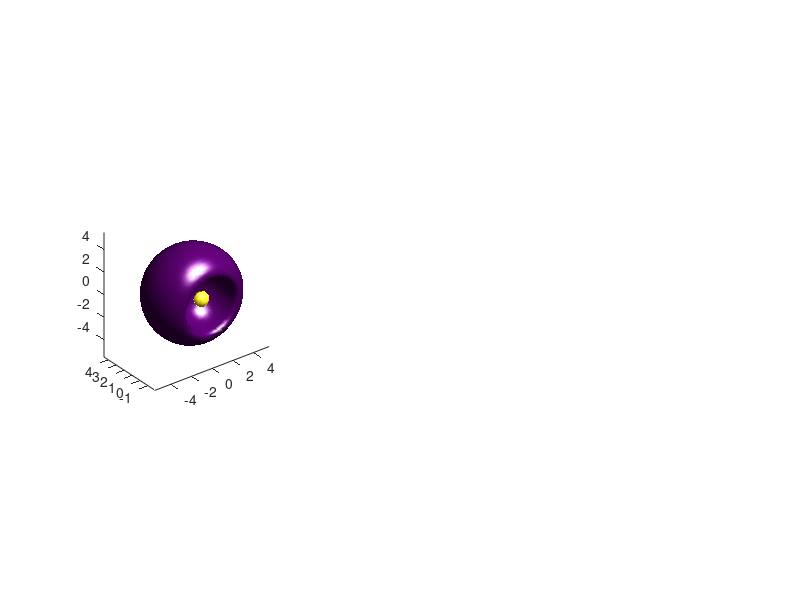

This chart was generated by the following MATLAB code: (Note: this script raises an error after producing the figure.)
% Plot sp2

%            Mix and make your own hybrid orbitals!
% 
% PlotHydrogenMolecularOrbital is a function designed to plot a hydrogen
% orbital. The orbital is defined by the quantum numbers, which in tern
% determine the number of nodes and harmonic frequencies observed in the
% wavefunction. This program is intended both to display the functions and
% to allow the user to mix and match wave functions (such as for hybrid
% orbitals).
% 
% Radial nodes are determined by Laguerre polynomials, and angular nodes by 
% Legendre polynomials. Details of the calculation are in the radial wave 
% function and angular wave function sections.
% 
% -------------------------------------------------------------------------
% Some notes on the calculation
%  
% Remember that all spatial lengths (angstroms, meters, etc.) are real! 
% you may need to play with the settings to get the plot that you want.
% 
% As the orbital increases in size, increase cons.spatialLen to see it all
% If orbital is missing parts, maybe decrease cons.cutoff by a magnitude
% Increase cons.resolution to make the plot prettier 
%     remember this makes an N^3 increase in computional time
% The wave function is a cubic 3D vector. Keep that in mind when making
%     hybrid orbitals
% Some XYZ axis rotations were needed to align the calculations to Matlab's
%     polar 3D space. 
% 
% -------------------------------------------------------------------------
% notes on the plots
% 
% a small function "makeColors" is included to give some preloaded color
%     values. This is useful for coloring the skin of the orbitals
% the functions PlotSolidIsosurface, PlotCrossSectionIsosurface, and
%     PlotWaveFnSignIsosurface are a good start to visualizing the data
% PlotCrossSectionIsosurface has a color bar. These are multiples of the
%     cutoff value labeled in cons.cutoff
% The cons.sliceStyle2 option is a boolean that switches the clipping plane
%     from YZ to XZ in the PlotCrossSectionIsosurface plot. This is useful
%     for visualizing the inside of certain orbitals
% 

%% main function

% this function constructs an atomic orbital based on the spherical hamonic
% simple interpretaion of the hydrogen atom.

function PlotHydrogenMolecularOrbital_sp2
%--------------------------------------------------------------------------
% define constants and orbital shape

% quantum numbers
n = 2;           % principal quantum number (shell #)
% l = 1;           % orbital quantum number (subshell type: s, p, d, f, etc.)
% m = 0;           % magnetic quantum number (orientation of subshell)

% constants: shape and cutoffs of 3D plots (needs fiddling to get a good plot)
cons.cutoff     = 2 * 10^(28); % electron density cutoff (where to put isosurface)
cons.resolution = 75;             % number of calculations per XYZ dimension   
cons.spatialLen = 3;             % length of physical space to view over (angstroms)

% constants: scale size of plot (don't play with)
cons.scale      = 10^(-9.5);         % scaling length of calculation (meters)
cons.meters2ang = 10^(-10);          % convert meters to angstroms
cons.a0         = 5.2820 * 10^(-11); % Bohr radius (meters)

% constants: orbital name and color (doesn't affect calculation)
[ColorIs]        = makeColors;        % load color values
% cons.orbitName   = orbitNameIs(n,l,m);% name that appears in figure titles
cons.outerColor  = ColorIs.red;       % color of isosurface
cons.sliceStyle2 = false;             % alternate clip plane for PlotCrossSectionIsosurface

%--------------------------------------------------------------------------
% generate XYZ space, convert to spherical radius, theta, and phi

[xSpace, ySpace, zSpace] = make3Dspace(cons);
[theta, phi, r] = convert2polar(xSpace, ySpace, zSpace);

%--------------------------------------------------------------------------
% plot figure

%      xy location on screen, xy dimensions of figure
%                   x    y    x     y
figure('Position', [100, 500, 1500, 500]);


l = 0;
m = 0;
WaveFn_2s = psiCalculation(n,l,m,r,theta,phi,cons);

l = 1;
m = 0;
WaveFn_2px = psiCalculation(n,l,m,r,theta,phi,cons);

l = 1;
m = 1;
WaveFn_2py = psiCalculation(n,l,m,r,theta,phi,cons);

l = 1;
m = -1;
WaveFn_2pz = psiCalculation(n,l,m,r,theta,phi,cons);

WaveFn_sp2_1 = sqrt(1/3) * (WaveFn_2s + sqrt(2) * WaveFn_2pz);
WaveFn_sp2_2 = sqrt(1/3) * (WaveFn_2s - sqrt(0.5) * WaveFn_2px - sqrt(1.5) * WaveFn_2py);
WaveFn_sp2_3 = sqrt(1/3) * (WaveFn_2s - sqrt(0.5) * WaveFn_2px + sqrt(1.5) * WaveFn_2py);

subplot(1,3,1);
WaveFn = WaveFn_sp2_1;
cons.orbitName   = 'sp2_1';
PlotWaveFnSignIsosurface(xSpace, ySpace, zSpace, WaveFn, cons);

subplot(1,3,2);
WaveFn = WaveFn_sp2_2;
cons.orbitName   = 'sp2_2';
PlotWaveFnSignIsosurface(xSpace, ySpace, zSpace, WaveFn, cons);

subplot(1,3,3);
WaveFn = WaveFn_sp2_3;
cons.orbitName   = 'sp2_3';
PlotWaveFnSignIsosurface(xSpace, ySpace, zSpace, WaveFn, cons);

end



%==========================================================================
%%                      calculate wave function
%==========================================================================

% the wave function is a 3D vector of size [resolution, resolution, resolution]
% calculate it by multiplying each element of the radial and angular components
function [WaveFn] = psiCalculation(n,l,m,r,theta,phi,cons)
WaveFn = radialCalculation(n,l,r,cons) .* angularCalculation(l,m,theta,phi);

% correction 1: remove NaN at atomic nucleus
center = ceil(cons.resolution/2);
WaveFn(center, center, center) = 0;

% correction 2: flip wave function properly when m < 0
if (m < 0 )
    WaveFn = permute(WaveFn, [2 1 3]);
end

end

%% radial wave function

% the radial component is composed of two parts: an exponential term and a
% polynomial term. The exponential term adds attraction to the nucleus of
% the atom. The polynomial term adds electron shell harmonics to create
% nodal spheres

function [RadialFn] = radialCalculation(n,l,r,cons)

% import contants
a0 = cons.a0;

% scaling factors
scalFac1 = sqrt((2/(a0*n))^3 * factorial(n-l-1)/(2*n*factorial(n+l)));
scalFac2 = 1/factorial(n - l + 2*l);

% Part 1:  exponential component (attraction to nucleus)
nuclearComponent = (2*r/(a0*n)) .* exp(-r/(a0*n));

% Part 2:  polynomial component (generates radial nodes)
radialNodeComponent = LaguerrePolynomial(n-l-1, 2*l+1, 2*r/(a0*n));

% combine components to calculate radial wave function
RadialFn = scalFac1 * scalFac2 * nuclearComponent .* radialNodeComponent;

end

% use Laguerre polynomials to introduce nodal spheres into radial function
function [NodalFn] = LaguerrePolynomial(n,m,r)

% initiate polynomial function
NodalFn = zeros(size(r));

% add n coefficient terms to the polynomial
for i = 0:n
    polynomialCoeff = factorial(m+n) * nchoosek(m+n,n-i) / factorial(i);
    NodalFn = NodalFn + polynomialCoeff * (-r).^i;
end

end

%% angular wave function

% the angular component is a cosine function with Legendre polynomials used
% to add nodal planes.

function [AngularFn] = angularCalculation(l,m,theta,phi)

if (abs(m) == 2)
    m = -m;
end
if (m == -2)
    phi = phi + pi/4;
end

% normalization and scaling factors
normFac = abs(sign(m)*(2^0.5) + (sign(abs(m)) - 1)*2);
scalFac = sqrt((2*l+1) / (4*pi) * factorial(l-abs(m)) / factorial(l+abs(m)));

% add nodes to spherical harmonics functions
SphFn1 = scalFac * LegendrePolynomial(l,m,cos(theta))  .* exp(1i*m*phi);
SphFn2 = scalFac * LegendrePolynomial(l,-m,cos(theta)) .* exp(1i*-m*phi);

AngularFn = (SphFn1 + SphFn2) / normFac;

end

% use Legendre polynomials to introduce nodal planes into angular function
function [NodalFn] = LegendrePolynomial(l,m,x)

% initiate polynomial function
NodalFn = zeros(size(x));
numCoeffs = floor(1/2*l - 1/2*abs(m));

% add n coefficient terms to the polynomial
for n = 0:numCoeffs
    polynomialCoeff = (-1)^n * nchoosek(l-2*n,abs(m)) * nchoosek(l,n) * nchoosek(2*l-2*n,l);
    exponent = l - 2*n - abs(m);
    NodalFn = NodalFn + polynomialCoeff * x.^exponent;
end
NodalFn = (-1)^m * (1-x.^2).^(abs(m)/2) .* (factorial(abs(m))/2^l*NodalFn);

end

%==========================================================================
%%               generate 3D space (X Y Z theta phi r)
%==========================================================================

% generate 3D cartesian space based on inputs
function [xSpace, ySpace, zSpace] = make3Dspace(cons)

% import dimensions and scaling factors
resolution = cons.resolution;
spatialLen = cons.spatialLen;
scale      = cons.scale;

% generate XYZ space using meshgrid
xRange = linspace(-spatialLen, spatialLen, resolution) * scale;
yRange = linspace(-spatialLen, spatialLen, resolution) * scale;
zRange = linspace(-spatialLen, spatialLen, resolution) * scale;
[xSpace, ySpace, zSpace] = meshgrid(xRange, yRange, zRange);

end

% most of this function is equivalent to the "cart2sph" function.
% Matlab interprets angles a little differently than a classic calculus
% textbook, as in the engineering-style of polar coordinatles.
% phi and theta are swapped, and the zero-angle is at a -pi/2 angle. 
% Consequently we manually convert the points here.
function [theta, phi, r] = convert2polar(x, y, z)

r     = sqrt(x.^2+y.^2+z.^2);
theta = acos(z./r);     % this is "phi" in the "cart2sph" function
phi   = atan2(y,x);     % this is "theta" in the "cart2sph" function

end

%==========================================================================
%%                      plot wave functions
%==========================================================================

% load up some useful color values
function [ColorIs] = makeColors

ColorIs.red    = [1 0 0];
ColorIs.green  = [0 1 0];
ColorIs.blue   = [0 0 1];

ColorIs.purple = [1 0 1];
ColorIs.cyan   = [0 1 1];
ColorIs.yellow = [1 1 0];

ColorIs.black  = [0 0 0];
ColorIs.grey   = [0.3 0.3 0.3];

end

% convert n l m into a useful name
function [orbitName] = orbitNameIs(n,l,m)
subShells = {'s', 'p', 'd', 'f', 'g', 'h', 'i', 'j', 'k', 'l', 'm'};
thisM = [num2str(m) num2str(m)];
thisMtmp = num2str(m);
for j = 1:length(thisMtmp)
    thisM(2 * j - 1) = '_';
    thisM(2 * j) = thisMtmp(j);
end
orbitName = [num2str(n) subShells{l+1} thisM];
end

% plot a solid isosurface of the orbital
function PlotSolidIsosurface(xSpace, ySpace, zSpace, WaveFn, cons)

% import dimensions and scaling factors
spatialLen = cons.spatialLen;
meters2ang = cons.meters2ang;
cutoff     = cons.cutoff;
orbitName  = cons.orbitName;
isoColor   = cons.outerColor;

% square the wavefunction to make an electron density map
WaveFn2 = WaveFn .* conj(WaveFn);

% convert inputs to convenient numbers and values
x = xSpace / meters2ang;
y = ySpace / meters2ang;
z = zSpace / meters2ang;
v = WaveFn2 / cutoff;

% patch and interpret isosurface for better coloration
p = patch(isosurface(x,y,z,v,1));
isonormals(x,y,z,v,p);
set(p,'FaceColor',isoColor,'EdgeColor','none');

% lighting, aspect ratio, plot options
daspect([1 1 1]);
view(3); 
axis vis3d;
camlight;
lighting phong;
xlabel('x','FontName','Arial','FontSize',18);
ylabel('y','FontName','Arial','FontSize',18);
zlabel('angstroms','FontName','Arial','FontSize',18);
title([orbitName ' orbital'],'FontName','Arial','FontSize',18);
rotate3d on;

% dimensions of plot
plotScale = spatialLen * 1.4;
xlim([-plotScale plotScale]);
ylim([-plotScale plotScale]);
zlim([-plotScale plotScale]);

end

% plot a cross section of a solid isosurface of the orbital
function PlotCrossSectionIsosurface(xSpace, ySpace, zSpace, WaveFn, cons)

% import dimensions and scaling factors
spatialLen  = cons.spatialLen;
meters2ang  = cons.meters2ang;
cutoff      = cons.cutoff;
orbitName   = cons.orbitName;
isoColor    = cons.outerColor;
sliceStyle2 = cons.sliceStyle2;

% use alternate clipping plane?
halfLength = 0;
clipRange = [nan,nan,halfLength,nan,nan,nan];
if (sliceStyle2 == true)
    clipRange = [halfLength,nan,nan,nan,nan,nan];
end

% square the wavefunction to make an electron density map
WaveFn2 = WaveFn .* conj(WaveFn);

% convert inputs to convenient numbers and values
x = xSpace / meters2ang;
y = ySpace / meters2ang;
z = zSpace / meters2ang;
v = WaveFn2 / cutoff;

% slice off half the isosurface, change XYZ accordingly
[x,y,z,v] = subvolume(x,y,z,v,clipRange);

% patch and interpret isosurface for better coloration
p1 = patch(isosurface(x,y,z,v,1),'FaceColor',isoColor,'EdgeColor','none');
isonormals(x,y,z,v,p1);
patch(isocaps(x,y,z,v,1),'FaceColor','interp','EdgeColor','none');

% lighting, aspect ratio, plot options
daspect([1 1 1]);
view(3); 
axis vis3d;
colormap Copper;
colorbar;
camlight; camlight right; camlight left; camlight headlight;
lighting gouraud;
xlabel('x','FontName','Arial','FontSize',18);
ylabel('y','FontName','Arial','FontSize',18);
zlabel('angstroms','FontName','Arial','FontSize',18);
title([orbitName ' orbital cross section'],'FontName','Arial','FontSize',18);
rotate3d on;

% dimensions of plot
plotScale = spatialLen * 1.4;
xlim([-plotScale plotScale]);
ylim([-plotScale plotScale]);
zlim([-plotScale plotScale]);

end

% plot a solid isosurface of the orbital colored by the sign of the
% wavefunction.
function PlotWaveFnSignIsosurface(xSpace, ySpace, zSpace, WaveFn, cons)

% import dimensions and scaling factors
spatialLen = cons.spatialLen;
meters2ang = cons.meters2ang;
cutoff     = cons.cutoff;
orbitName  = cons.orbitName;
isoColor   = sign(WaveFn);

% square the wavefunction to make an electron density map
WaveFn2 = WaveFn .* conj(WaveFn);

% convert inputs to convenient numbers and values
x = xSpace / meters2ang;
y = ySpace / meters2ang;
z = zSpace / meters2ang;
v = WaveFn2 / cutoff;

% make isosurface
isosurface(x,y,z,v,1,isoColor)

% lighting, aspect ratio, plot options
daspect([1 1 1]);
view(3); 
axis vis3d;
camlight;
lighting phong;
xlabel('x','FontName','Arial','FontSize',18);
ylabel('y','FontName','Arial','FontSize',18);
zlabel('angstroms','FontName','Arial','FontSize',18);
title([orbitName ' orbital'],'FontName','Arial','FontSize',18);
rotate3d on;

% dimensions of plot
plotScale = spatialLen * 1.4;
xlim([-plotScale plotScale]);
ylim([-plotScale plotScale]);
zlim([-plotScale plotScale]);

end


